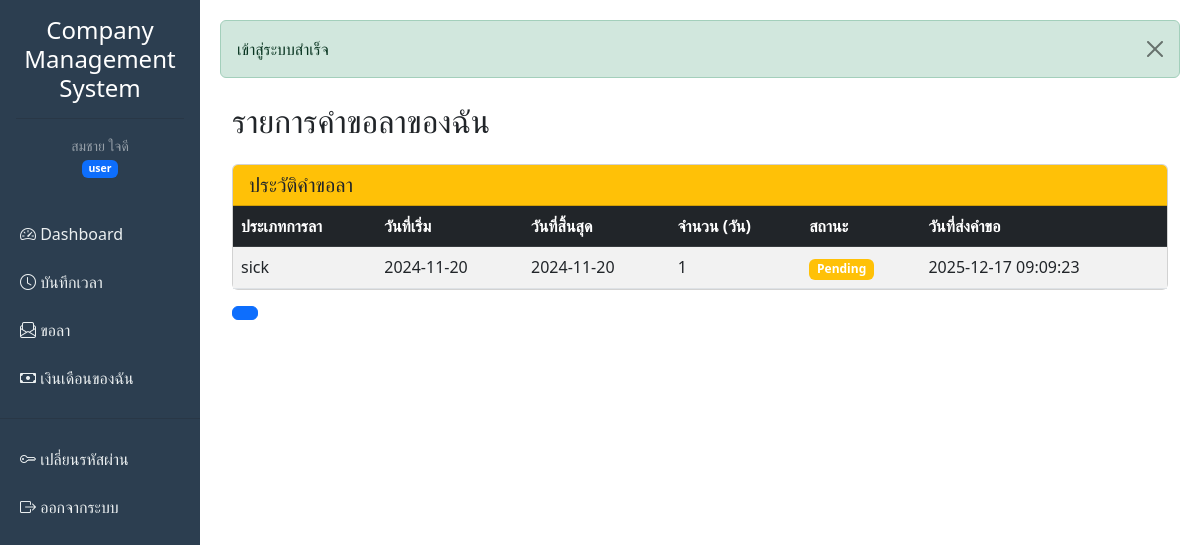
The app's page /employee/leave.php (signed in) with its own data.
### tables this page shows
CREATE TABLE leave_requests (
    id INT AUTO_INCREMENT PRIMARY KEY,
    employee_id INT NOT NULL,
    leave_type ENUM('sick', 'personal', 'vacation', 'other') NOT NULL,
    start_date DATE NOT NULL,
    end_date DATE NOT NULL,
    days INT NOT NULL,
    reason TEXT,
    status ENUM('pending', 'approved', 'rejected') DEFAULT 'pending',
    approved_by INT NULL,
    approved_at TIMESTAMP NULL,
    created_at TIMESTAMP DEFAULT CURRENT_TIMESTAMP,
    updated_at TIMESTAMP DEFAULT CURRENT_TIMESTAMP ON UPDATE CURRENT_TIMESTAMP,
    FOREIGN KEY (employee_id) REFERENCES employees(id) ON DELETE CASCADE,
    FOREIGN KEY (approved_by) REFERENCES users(id) ON DELETE SET NULL,
    INDEX idx_employee (employee_id),
    INDEX idx_status (status),
    INDEX idx_dates (start_date, end_date)
);

### config.php (called while the page is built, shortened)
<?php
function h($string) {
    return htmlspecialchars($string, ENT_QUOTES, 'UTF-8');
}
?>

### employee/leave.php (the view, shortened to what this page needs)
<?php
require_once '../config.php';
$pdo = getDB();
$employeeId = $_SESSION['employee_id'];
$stmt = $pdo->prepare("
    SELECT *
    FROM leave_requests
    WHERE employee_id = :id
    ORDER BY created_at DESC
");
$stmt->execute(['id' => $employeeId]);
$leaves = $stmt->fetchAll();
include '../includes/header.php';
?>
<div class="container mt-4">
    <h2 class="mb-4">รายการคำขอลาของฉัน</h2>
    <div class="card">
        <div class="card-header bg-warning text-dark">
            <h5 class="mb-0">ประวัติคำขอลา</h5>
        </div>
        <div class="card-body p-0">
            <table class="table table-hover table-striped mb-0">
                <thead class="table-dark">
                    <tr>
                        <th>ประเภทการลา</th>
                        <th>วันที่เริ่ม</th>
                        <th>วันที่สิ้นสุด</th>
                        <th>จำนวน (วัน)</th>
                        <th>สถานะ</th>
                        <th>วันที่ส่งคำขอ</th>
                    </tr>
                </thead>
                <tbody>
                    <?php if (!$leaves): ?>
                        <tr>
                            <td colspan="6" class="text-center py-3 text-muted">
                                ยังไม่มีคำขอลา
                            </td>
                        </tr>
                    <?php else: ?>
                        <?php foreach ($leaves as $r): ?>
                            <tr>
                                <td><?= h($r['leave_type']) ?></td>
                                <td><?= h($r['start_date']) ?></td>
                                <td><?= h($r['end_date']) ?></td>
                                <td><?= h($r['days']) ?></td>
                                <td>
                                    <?php
                                        $status = $r['status'];
                                        $badge = [
                                            'pending' => 'warning',
                                            'approved' => 'success',
                                            'rejected' => 'danger'
                                        ][$status];
                                    ?>
                                    <span class="badge bg-<?= $badge ?>">
                                        <?= ucfirst($status) ?>
                                    </span>
                                </td>
                                <td><?= h($r['created_at']) ?></td>
                            </tr>
                        <?php endforeach; ?>
                    <?php endif; ?>
                </tbody>
            </table>
        </div>
    </div>
    <a href="/leave/request.php" class="btn btn-primary mt-3">

### records on screen
leave_requests: leave_type "sick", start_date "2024-11-20", end_date "2024-11-20", days "1", status "Pending", created_at "2025-12-17 09:09:23"

### other values on screen
APP_NAME "Company Management System"
$_SESSION['full_name'] ?: $_SESSION['username'] "สมชาย ใจดี"
$_SESSION['role'] "user"
$flash['message'] "เข้าสู่ระบบสำเร็จ"
